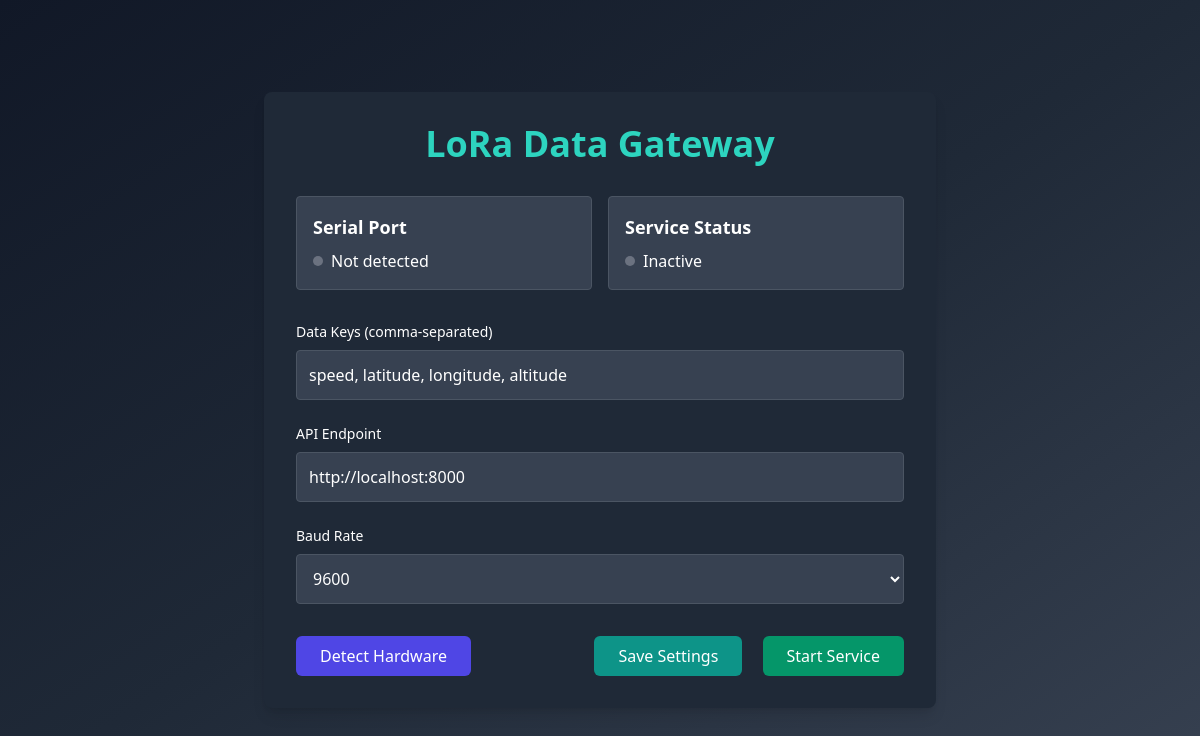
The page / on the database its author committed.
### lora/models.py (models this page shows)
class AppConfig(models.Model):
    exp_keys = models.JSONField(default=list)
    host = models.CharField(max_length=255, default='')
    baud_rate = models.IntegerField(default=9600)
    serial_port = models.CharField(max_length=255, default='')
    class Meta:
        verbose_name = "Application Configuration"
        verbose_name_plural = "Application Configurations"
    @classmethod
    def get_config(cls):
        obj, _ = cls.objects.get_or_create(pk=1)
        return obj

### lora/views.py (the view)
# urls.py: path('', index),  # Default route to start the listener
def index(request):
    config = AppConfig.get_config()
    return render(request, 'index.html', {
        'EXP_KEYS': config.exp_keys,
        'HOST': config.host,
        'BAUD_RATE': config.baud_rate
    })

### templates/index.html (shortened to what this page needs)
<!DOCTYPE html>
<html lang="en">
<head>
    <script src="https://cdn.tailwindcss.com"></script>
</head>
<body class="bg-gradient-to-br from-gray-900 via-gray-800 to-gray-700 text-white font-sans min-h-screen flex items-center justify-center">
<div class="container mx-auto p-8 bg-gray-800 rounded-lg shadow-lg max-w-2xl">
    <h1 class="text-4xl font-bold text-center mb-8 text-teal-400">LoRa Data Gateway</h1>
    <div class="grid grid-cols-2 gap-4 mb-8">
        <div class="border border-gray-600 bg-gray-700 p-4 rounded">
            <h3 class="text-lg font-semibold mb-2">Serial Port</h3>
            <div id="portStatus" class="flex items-center">
                <span class="status-dot mr-2"></span>
                <span id="portValue">Not detected</span>
            </div>
        </div>
        <div class="border border-gray-600 bg-gray-700 p-4 rounded">
            <h3 class="text-lg font-semibold mb-2">Service Status</h3>
            <div id="serviceStatus" class="flex items-center">
                <span class="status-dot mr-2"></span>
                <span>Inactive</span>
            </div>
        </div>
    </div>
    <div class="space-y-6">
        <div>
            <label for="exp_keys" class="block text-sm font-medium mb-2">Data Keys (comma-separated)</label>
            <input id="exp_keys" type="text"
                   value="{{ EXP_KEYS|join:', ' }}"
                   placeholder="temperature,latitude,longitude"
                   class="w-full p-3 rounded bg-gray-700 border border-gray-600 focus:ring-2 focus:ring-teal-500">
        </div>
        <div>
            <label for="host" class="block text-sm font-medium mb-2">API Endpoint</label>
            <input id="host" type="url"
                   value="{{ HOST }}"
                   placeholder="https://api.example.com/lora"
                   class="w-full p-3 rounded bg-gray-700 border border-gray-600 focus:ring-2 focus:ring-teal-500"
                   pattern="https?://.+">
        </div>
        <div>
            <label for="baud_rate" class="block text-sm font-medium mb-2">Baud Rate</label>
            <select id="baud_rate"
                    class="w-full p-3 rounded bg-gray-700 border border-gray-600 focus:ring-2 focus:ring-teal-500">
                <option value="9600" {% if BAUD_RATE == 9600 %}selected{% endif %}>9600</option>
            </select>
        </div>
    </div>
    <div class="flex justify-between mt-8">
        <button onclick="handlePortDetection()"
                class="px-6 py-2 bg-indigo-600 hover:bg-indigo-700 rounded-md transition-colors">
            Detect Hardware
        </button>
        <div class="space-x-4">
            <button onclick="updateConfiguration()"
                    class="px-6 py-2 bg-teal-600 hover:bg-teal-700 rounded-md transition-colors">
                Save Settings
            </button>
            <button onclick="startDataPipeline()"
                    class="px-6 py-2 bg-emerald-600 hover:bg-emerald-700 rounded-md transition-colors">
                Start Service
            </button>
        </div>
    </div>
</div>
</body>
</html>

### templates/index.html (style rules this page uses)
.status-dot { width: 10px; height: 10px; border-radius: 50%; background-color: #6b7280; }

### rows shown on the page
AppConfig: exp_keys "speed, latitude, longitude, altitude", host "http://localhost:8000"
